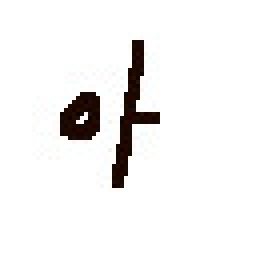
#> input picture archive/Hangul Database/Hangul Database/a/아_2_9.jpg, 64 x 64 px (shown 4 times larger)
$ python -i jamo_char_segmentation.py   (imports and definitions only)
#> lines starting #> are read from the running program, lines starting #| are printed output that depends on the picture; after the words box and inside, x2 and y2 are one past the last pixel; in counts of white or black regions, pixels touching at a corner belong together
"""
Automatic Hangul Character Image Segmentation.

This script implements automatic segmentation of complete Hangul character images
into cho/jung/jong regions for Jamo-level classification.
"""

import os
import glob
import cv2
import numpy as np
from typing import Tuple, List
import matplotlib.pyplot as plt


def detect_components(img: np.ndarray, debug=False) -> List[Tuple[int, int, int, int]]:
    """
    Detect individual components (strokes) in a Hangul character image.

    Args:
        img: Grayscale image (64x64)
        debug: Whether to show debug visualization

    Returns:
        List of bounding boxes [(x, y, w, h), ...]
    """
#> called with debug = False
    # Threshold to binary
    _, binary = cv2.threshold(img, 127, 255, cv2.THRESH_BINARY_INV)
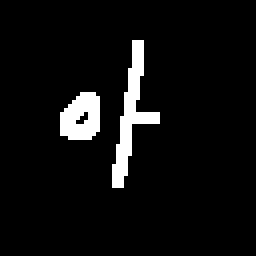
#> binary: shape (64, 64) (shown 4 times larger); 5.7% white; 2 white regions

    # Find contours
    contours, _ = cv2.findContours(binary, cv2.RETR_EXTERNAL, cv2.CHAIN_APPROX_SIMPLE)
#> contours = 2 contours; box (x1, y1, x2, y2) and area: (28, 10, 40, 47) 96, (15, 23, 25, 35) 82

    # Get bounding boxes
    boxes = []
    for cnt in contours:
        x, y, w, h = cv2.boundingRect(cnt)
        if w > 3 and h > 3:  # Filter noise
            boxes.append((x, y, w, h))
#> this loop made 2 passes
#> (x, y, w, h) on passes 1 to 2: (15, 23, 10, 12), (28, 10, 12, 37)
#> after the loop, boxes = [(15, 23, 10, 12), (28, 10, 12, 37)]

    # Sort by position (left to right, top to bottom)
    boxes = sorted(boxes, key=lambda b: (b[1], b[0]))
#> boxes = [(28, 10, 12, 37), (15, 23, 10, 12)]

    if debug:
        debug_img = cv2.cvtColor(img, cv2.COLOR_GRAY2BGR)
        for i, (x, y, w, h) in enumerate(boxes):
            cv2.rectangle(debug_img, (x, y), (x + w, y + h), (0, 255, 0), 1)
            cv2.putText(
                debug_img,
                str(i),
                (x, y - 5),
                cv2.FONT_HERSHEY_SIMPLEX,
                0.3,
                (255, 0, 0),
                1,
            )
        plt.imshow(debug_img)
        plt.title(f"Components: {len(boxes)}")
        plt.axis("off")
        plt.show()

    return boxes


def segment_hangul_fixed_regions(
    img: np.ndarray,
) -> Tuple[np.ndarray, np.ndarray, np.ndarray]:
    """
    Segment Hangul character using fixed region approach.

    Simple heuristic:
    - Cho (Initial): Left 50% or Top 50% (depending on layout)
    - Jung (Medial): Right 50% or Middle
    - Jong (Final): Bottom portion

    Args:
        img: Grayscale image (64x64)

    Returns:
        (cho_region, jung_region, jong_region) as 64x64 images
    """
    h, w = img.shape

    # Approach 1: Simple left-right split (works for many characters)
    mid_w = w // 2

    # Cho: Left half
    cho_region = img[:, :mid_w]
    cho_region = cv2.resize(cho_region, (64, 64))

    # Jung: Right upper half
    jung_region = img[: h * 2 // 3, mid_w:]
    jung_region = cv2.resize(jung_region, (64, 64))

    # Jong: Bottom portion
    jong_region = img[h * 2 // 3 :, :]
    jong_region = cv2.resize(jong_region, (64, 64))

    return cho_region, jung_region, jong_region


def segment_hangul_adaptive(
    img: np.ndarray,
) -> Tuple[np.ndarray, np.ndarray, np.ndarray]:
    """
    Adaptive segmentation based on detected components.

    Strategy:
    1. Detect all stroke components
    2. Group into 2-3 regions based on position
    3. Assign to cho/jung/jong based on Hangul structure rules

    Args:
        img: Grayscale image (64x64)

    Returns:
        (cho_region, jung_region, jong_region) as 64x64 images
    """
    boxes = detect_components(img, debug=False)
#> boxes = [(28, 10, 12, 37), (15, 23, 10, 12)]
    h, w = img.shape
#> h = 64; w = 64

    if len(boxes) == 0:
        # No components detected, return full image for all
        return img.copy(), img.copy(), np.zeros((64, 64), dtype=np.uint8)

    # Analyze layout
    avg_x = np.mean([b[0] + b[2] / 2 for b in boxes])
#> avg_x = 27
    avg_y = np.mean([b[1] + b[3] / 2 for b in boxes])
#> avg_y = 28.75

    # Determine if horizontal or vertical layout
    x_spread = max([b[0] + b[2] for b in boxes]) - min([b[0] for b in boxes])
#> x_spread = 25
    y_spread = max([b[1] + b[3] for b in boxes]) - min([b[1] for b in boxes])
#> y_spread = 37

    is_horizontal_layout = x_spread > y_spread
#> is_horizontal_layout = False

    if is_horizontal_layout:
        # Left-right layout (ㄱ+ㅏ style)
        mid_x = w // 2
        cho_region = img[:, :mid_x]
        jung_region = img[: h * 2 // 3, mid_x:]
        jong_region = img[h * 2 // 3 :, :]
    else:
        # Top-bottom layout (ㅎ+ㅗ style)
        mid_y = h // 2
#> mid_y = 32
        cho_region = img[:mid_y, :]
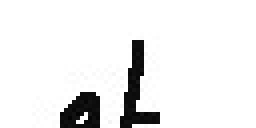
#> cho_region: shape (32, 64) (shown 4 times larger); min 3, max 255, mean 236
        jung_region = img[mid_y : h * 2 // 3, :]
        jong_region = img[h * 2 // 3 :, :]
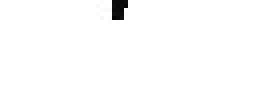
#> jong_region: shape (22, 64) (shown 4 times larger); min 5, max 255, mean 252

    # Resize to standard size
    cho_region = cv2.resize(cho_region, (64, 64))
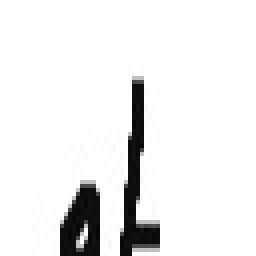
#> cho_region: shape (64, 64) (shown 4 times larger); min 5, max 255, mean 236
    jung_region = cv2.resize(jung_region, (64, 64))
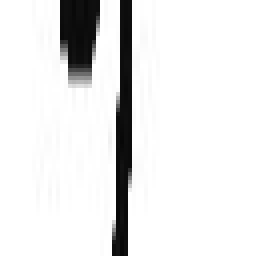
#> jung_region: shape (64, 64) (shown 4 times larger); min 7, max 255, mean 232.2
    jong_region = cv2.resize(jong_region, (64, 64))
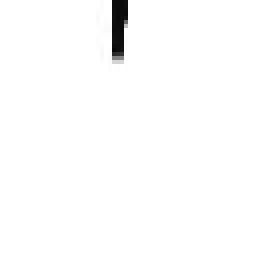
#> jong_region: shape (64, 64) (shown 4 times larger); min 7, max 255, mean 252

    return cho_region, jung_region, jong_region


# [49 lines not run here, left out]

>>> import cv2
>>> picture = cv2.imread('archive/Hangul Database/Hangul Database/a/아_2_9.jpg', cv2.IMREAD_GRAYSCALE)
>>> result = segment_hangul_adaptive(picture)

$ run again, on archive/Hangul Database/Hangul Database/bak/박_6_0.jpg
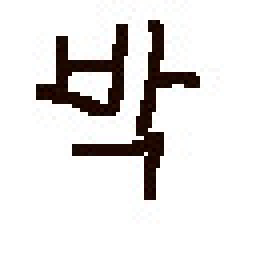
#> input picture archive/Hangul Database/Hangul Database/bak/박_6_0.jpg, 64 x 64 px (shown 4 times larger)
#> in detect_components, `_, binary = cv2.threshold(img, 127, 255, cv2.THRESH_BINARY_INV)`:
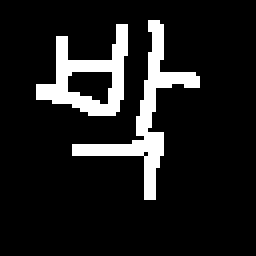
#> binary: shape (64, 64) (shown 4 times larger); 11.6% white; 2 white regions
#> contours = 2 contours; box (x1, y1, x2, y2) and area: (9, 6, 32, 29) 238, (18, 5, 50, 50) 182
#> the loop in detect_components, `for cnt in contours:` made 2 passes
#> (x, y, w, h) on passes 1 to 2: (9, 6, 23, 23), (18, 5, 32, 45)
#> after the loop in detect_components, `for cnt in contours:`: boxes = [(9, 6, 23, 23), (18, 5, 32, 45)]
#> in detect_components, `boxes = sorted(boxes, key=lambda b: (b[1], b[0]))`: boxes = [(18, 5, 32, 45), (9, 6, 23, 23)]
#> avg_x = 27.25
#> avg_y = 22.5
#> x_spread = 41
#> y_spread = 45
#> is_horizontal_layout = False
#> in segment_hangul_adaptive, `jong_region = cv2.resize(jong_region, (64, 64))`:
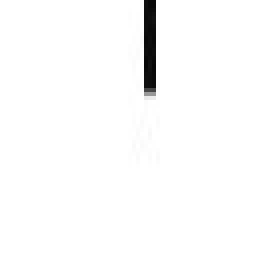
#> jong_region: shape (64, 64) (shown 4 times larger); min 7, max 255, mean 250.8

$ run again, on archive/Hangul Database/Hangul Database/bak/박_6_9.jpg
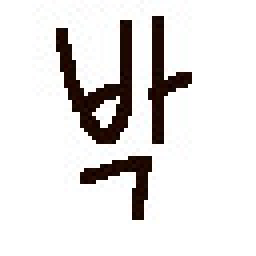
#> input picture archive/Hangul Database/Hangul Database/bak/박_6_9.jpg, 64 x 64 px (shown 4 times larger)
#> in detect_components, `_, binary = cv2.threshold(img, 127, 255, cv2.THRESH_BINARY_INV)`:
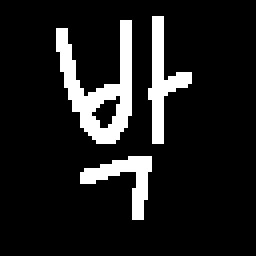
#> binary: shape (64, 64) (shown 4 times larger); 11.7% white; 3 white regions
#> contours = 3 contours; box (x1, y1, x2, y2) and area: (14, 5, 33, 36) 220, (37, 4, 48, 36) 86, (20, 39, 38, 55) 74
#> the loop in detect_components, `for cnt in contours:` made 3 passes
#> (x, y, w, h) on passes 1 to 3: (20, 39, 18, 16), (14, 5, 19, 31), (37, 4, 11, 32)
#> after the loop in detect_components, `for cnt in contours:`: boxes = [(20, 39, 18, 16), (14, 5, 19, 31), (37, 4, 11, 32)]
#> in detect_components, `boxes = sorted(boxes, key=lambda b: (b[1], b[0]))`: boxes = [(37, 4, 11, 32), (14, 5, 19, 31), (20, 39, 18, 16)]
#> avg_x = 31.67
#> avg_y = 29.17
#> x_spread = 34
#> y_spread = 51
#> is_horizontal_layout = False
#> in segment_hangul_adaptive, `jong_region = cv2.resize(jong_region, (64, 64))`:
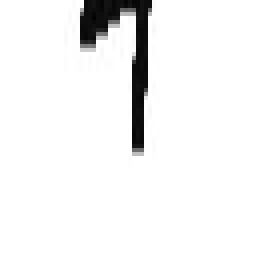
#> jong_region: shape (64, 64) (shown 4 times larger); min 2, max 255, mean 241.6

$ run again, on archive/Hangul Database/Hangul Database/bo/보_0_3.jpg
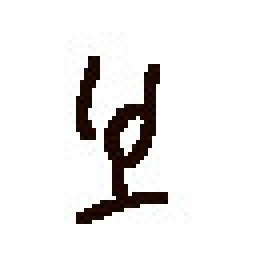
#> input picture archive/Hangul Database/Hangul Database/bo/보_0_3.jpg, 64 x 64 px (shown 4 times larger)
#> in detect_components, `_, binary = cv2.threshold(img, 127, 255, cv2.THRESH_BINARY_INV)`:
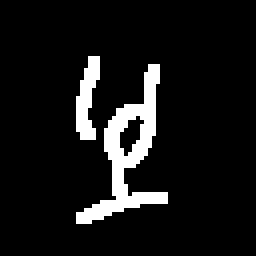
#> binary: shape (64, 64) (shown 4 times larger); 8.6% white; 2 white regions
#> contours = 2 contours; box (x1, y1, x2, y2) and area: (19, 16, 42, 56) 245, (19, 14, 25, 35) 54
#> the loop in detect_components, `for cnt in contours:` made 2 passes
#> (x, y, w, h) on passes 1 to 2: (19, 16, 23, 40), (19, 14, 6, 21)
#> after the loop in detect_components, `for cnt in contours:`: boxes = [(19, 16, 23, 40), (19, 14, 6, 21)]
#> in detect_components, `boxes = sorted(boxes, key=lambda b: (b[1], b[0]))`: boxes = [(19, 14, 6, 21), (19, 16, 23, 40)]
#> avg_x = 26.25
#> avg_y = 30.25
#> x_spread = 23
#> y_spread = 42
#> is_horizontal_layout = False
#> in segment_hangul_adaptive, `jong_region = cv2.resize(jong_region, (64, 64))`:
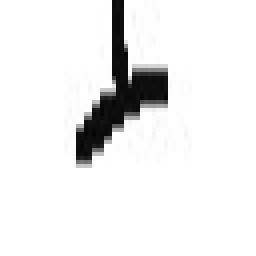
#> jong_region: shape (64, 64) (shown 4 times larger); min 2, max 255, mean 236.7
